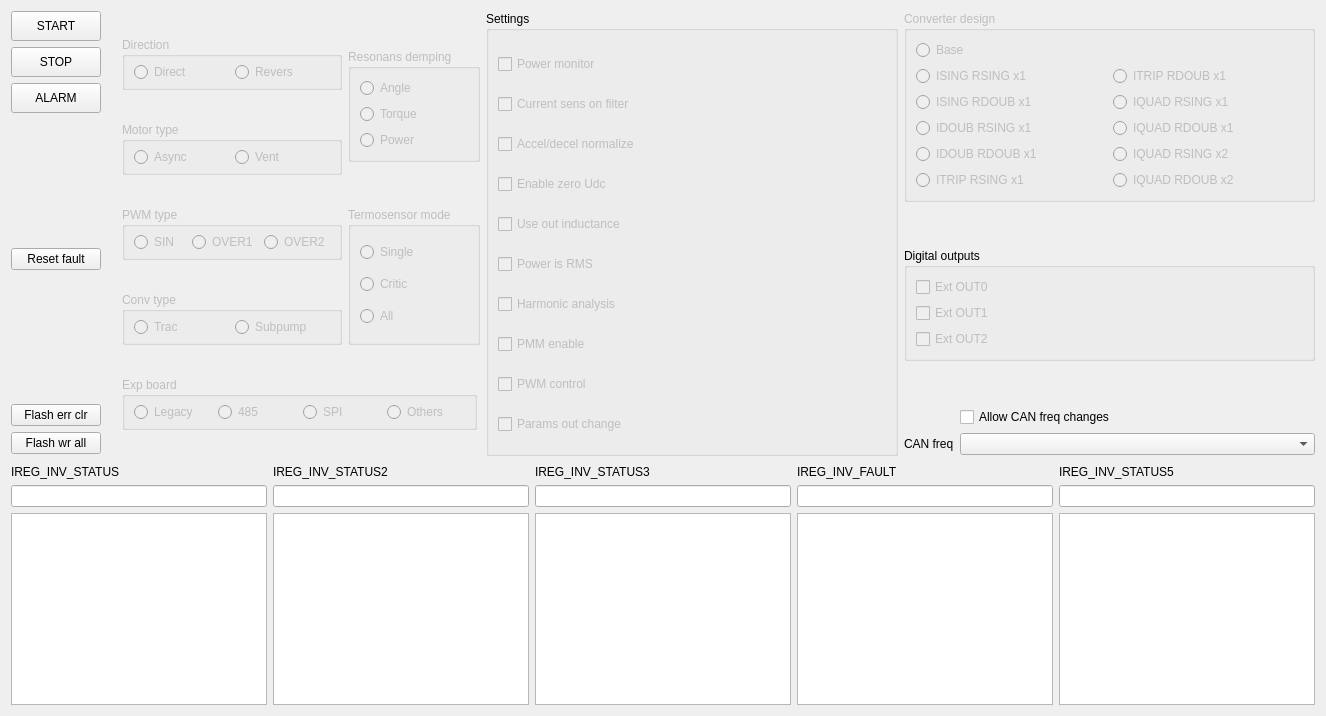
      <widget class="QWidget" name="tab_settings">
       <attribute name="title">
        <string>Settings</string>
       </attribute>
       <layout class="QGridLayout" name="gridLayout_20">
        <item row="0" column="0">
         <layout class="QHBoxLayout" name="horizontalLayout_18">
          <item>
           <layout class="QVBoxLayout" name="verticalLayout_5">
            <property name="rightMargin">
             <number>15</number>
            </property>
            <property name="bottomMargin">
             <number>5</number>
            </property>
            <item>
             <widget class="QPushButton" name="pushButton_startInv">
              <property name="sizePolicy">
               <sizepolicy hsizetype="Fixed" vsizetype="Fixed">
                <horstretch>0</horstretch>
                <verstretch>0</verstretch>
               </sizepolicy>
              </property>
              <property name="minimumSize">
               <size>
                <width>90</width>
                <height>30</height>
               </size>
              </property>
              <property name="text">
               <string>START</string>
              </property>
             </widget>
            </item>
            <item>
             <widget class="QPushButton" name="pushButton_stopInv">
              <property name="sizePolicy">
               <sizepolicy hsizetype="Fixed" vsizetype="Fixed">
                <horstretch>0</horstretch>
                <verstretch>0</verstretch>
               </sizepolicy>
              </property>
              <property name="minimumSize">
               <size>
                <width>90</width>
                <height>30</height>
               </size>
              </property>
              <property name="text">
               <string>STOP</string>
              </property>
             </widget>
            </item>
            <item>
             <widget class="QPushButton" name="pushButton_alarmInv">
              <property name="sizePolicy">
               <sizepolicy hsizetype="Fixed" vsizetype="Fixed">
                <horstretch>0</horstretch>
                <verstretch>0</verstretch>
               </sizepolicy>
              </property>
              <property name="minimumSize">
               <size>
                <width>90</width>
                <height>30</height>
               </size>
              </property>
              <property name="text">
               <string>ALARM</string>
              </property>
             </widget>
            </item>
            <item>
             <spacer name="verticalSpacer_4">
              <property name="orientation">
               <enum>Qt::Vertical</enum>
              </property>
              <property name="sizeHint" stdset="0">
               <size>
                <width>20</width>
                <height>40</height>
               </size>
              </property>
             </spacer>
            </item>
            <item>
             <widget class="QPushButton" name="pushButton_rstFlt">
              <property name="sizePolicy">
               <sizepolicy hsizetype="Fixed" vsizetype="Fixed">
                <horstretch>0</horstretch>
                <verstretch>0</verstretch>
               </sizepolicy>
              </property>
              <property name="minimumSize">
               <size>
                <width>90</width>
                <height>0</height>
               </size>
              </property>
              <property name="text">
               <string>Reset fault</string>
              </property>
             </widget>
            </item>
            <item>
             <spacer name="verticalSpacer_5">
              <property name="orientation">
               <enum>Qt::Vertical</enum>
              </property>
              <property name="sizeHint" stdset="0">
               <size>
                <width>20</width>
                <height>40</height>
               </size>
              </property>
             </spacer>
            </item>
            <item>
             <widget class="QPushButton" name="pushButton_flashErrClr">
              <property name="sizePolicy">
               <sizepolicy hsizetype="Fixed" vsizetype="Fixed">
                <horstretch>0</horstretch>
                <verstretch>0</verstretch>
               </sizepolicy>
              </property>
              <property name="minimumSize">
               <size>
                <width>90</width>
                <height>0</height>
               </size>
              </property>
              <property name="text">
               <string>Flash err clr</string>
              </property>
             </widget>
            </item>
            <item>
             <widget class="QPushButton" name="pushButton_flashWrAll">
              <property name="sizePolicy">
               <sizepolicy hsizetype="Fixed" vsizetype="Fixed">
                <horstretch>0</horstretch>
                <verstretch>0</verstretch>
               </sizepolicy>
              </property>
              <property name="minimumSize">
               <size>
                <width>90</width>
                <height>0</height>
               </size>
              </property>
              <property name="text">
               <string>Flash wr all</string>
              </property>
             </widget>
            </item>
           </layout>
          </item>
          <item>
           <layout class="QGridLayout" name="gridLayout_16">
            <item row="0" column="0">
             <widget class="QGroupBox" name="groupBox_direction">
              <property name="enabled">
               <bool>false</bool>
              </property>
              <property name="sizePolicy">
               <sizepolicy hsizetype="Fixed" vsizetype="Fixed">
                <horstretch>0</horstretch>
                <verstretch>0</verstretch>
               </sizepolicy>
              </property>
              <property name="minimumSize">
               <size>
                <width>220</width>
                <height>50</height>
               </size>
              </property>
              <property name="title">
               <string>Direction</string>
              </property>
              <layout class="QHBoxLayout" name="horizontalLayout_15">
               <property name="topMargin">
                <number>5</number>
               </property>
               <property name="bottomMargin">
                <number>5</number>
               </property>
               <item>
                <widget class="QRadioButton" name="radioButton_directRotation">
                 <property name="text">
                  <string>Direct</string>
                 </property>
                </widget>
               </item>
               <item>
                <widget class="QRadioButton" name="radioButton_reversRotation">
                 <property name="text">
                  <string>Revers</string>
                 </property>
                </widget>
               </item>
              </layout>
             </widget>
            </item>
            <item row="0" column="1" rowspan="2">
             <widget class="QGroupBox" name="groupBox_resonansDemping">
              <property name="enabled">
               <bool>false</bool>
              </property>
              <property name="sizePolicy">
               <sizepolicy hsizetype="Fixed" vsizetype="Fixed">
                <horstretch>0</horstretch>
                <verstretch>0</verstretch>
               </sizepolicy>
              </property>
              <property name="minimumSize">
               <size>
                <width>130</width>
                <height>100</height>
               </size>
              </property>
              <property name="title">
               <string>Resonans demping</string>
              </property>
              <layout class="QVBoxLayout" name="verticalLayout_19">
               <item>
                <widget class="QRadioButton" name="radioButton_resDempAngle">
                 <property name="text">
                  <string>Angle</string>
                 </property>
                </widget>
               </item>
               <item>
                <widget class="QRadioButton" name="radioButton_resDempTorque">
                 <property name="text">
                  <string>Torque</string>
                 </property>
                </widget>
               </item>
               <item>
                <widget class="QRadioButton" name="radioButton_resDempPower">
                 <property name="text">
                  <string>Power</string>
                 </property>
                </widget>
               </item>
              </layout>
             </widget>
            </item>
            <item row="1" column="0">
             <widget class="QGroupBox" name="groupBox_motorType">
              <property name="enabled">
               <bool>false</bool>
              </property>
              <property name="sizePolicy">
               <sizepolicy hsizetype="Fixed" vsizetype="Fixed">
                <horstretch>0</horstretch>
                <verstretch>0</verstretch>
               </sizepolicy>
              </property>
              <property name="minimumSize">
               <size>
                <width>220</width>
                <height>50</height>
               </size>
              </property>
              <property name="title">
               <string>Motor type</string>
              </property>
              <layout class="QHBoxLayout" name="horizontalLayout_16">
               <property name="topMargin">
                <number>5</number>
               </property>
               <property name="bottomMargin">
                <number>5</number>
               </property>
               <item>
                <widget class="QRadioButton" name="radioButton_async">
                 <property name="text">
                  <string>Async</string>
                 </property>
                </widget>
               </item>
               <item>
                <widget class="QRadioButton" name="radioButton_vent">
                 <property name="sizePolicy">
                  <sizepolicy hsizetype="Preferred" vsizetype="Fixed">
                   <horstretch>0</horstretch>
                   <verstretch>0</verstretch>
                  </sizepolicy>
                 </property>
                 <property name="text">
                  <string>Vent</string>
                 </property>
                </widget>
               </item>
              </layout>
             </widget>
            </item>
            <item row="2" column="0">
             <widget class="QGroupBox" name="groupBox_PWM_Type">
              <property name="enabled">
               <bool>false</bool>
              </property>
              <property name="sizePolicy">
               <sizepolicy hsizetype="Fixed" vsizetype="Fixed">
                <horstretch>0</horstretch>
                <verstretch>0</verstretch>
               </sizepolicy>
              </property>
              <property name="minimumSize">
               <size>
                <width>220</width>
                <height>50</height>
               </size>
              </property>
              <property name="title">
               <string>PWM type</string>
              </property>
              <layout class="QHBoxLayout" name="horizontalLayout_17">
               <property name="topMargin">
                <number>5</number>
               </property>
               <property name="bottomMargin">
                <number>5</number>
               </property>
               <item>
                <widget class="QRadioButton" name="radioButton_PWM_SIN">
                 <property name="text">
                  <string>SIN</string>
                 </property>
                </widget>
               </item>
               <item>
                <widget class="QRadioButton" name="radioButton_PWM_OVER1">
                 <property name="text">
                  <string>OVER1</string>
                 </property>
                </widget>
               </item>
               <item>
                <widget class="QRadioButton" name="radioButton_PWM_OVER2">
                 <property name="text">
                  <string>OVER2</string>
                 </property>
                </widget>
               </item>
              </layout>
             </widget>
            </item>
            <item row="2" column="1" rowspan="2">
             <widget class="QGroupBox" name="groupBox_termosensMode">
              <property name="enabled">
               <bool>false</bool>
              </property>
              <property name="minimumSize">
               <size>
                <width>130</width>
                <height>100</height>
               </size>
              </property>
              <property name="title">
               <string>Termosensor mode</string>
              </property>
              <layout class="QVBoxLayout" name="verticalLayout_20">
               <item>
                <widget class="QRadioButton" name="radioButton_termosensorSingle">
                 <property name="text">
                  <string>Single</string>
                 </property>
                </widget>
               </item>
               <item>
                <widget class="QRadioButton" name="radioButton_termosensorCritic">
                 <property name="text">
                  <string>Critic</string>
                 </property>
                </widget>
               </item>
               <item>
                <widget class="QRadioButton" name="radioButton_termosensorAll">
                 <property name="text">
                  <string>All</string>
                 </property>
                </widget>
               </item>
              </layout>
             </widget>
            </item>
            <item row="3" column="0">
             <widget class="QGroupBox" name="groupBox_convType">
              <property name="enabled">
               <bool>false</bool>
              </property>
              <property name="sizePolicy">
               <sizepolicy hsizetype="Fixed" vsizetype="Fixed">
                <horstretch>0</horstretch>
                <verstretch>0</verstretch>
               </sizepolicy>
              </property>
              <property name="minimumSize">
               <size>
                <width>220</width>
                <height>50</height>
               </size>
              </property>
              <property name="title">
               <string>Conv type</string>
              </property>
              <layout class="QHBoxLayout" name="horizontalLayout_14">
               <property name="topMargin">
                <number>5</number>
               </property>
               <property name="bottomMargin">
                <number>5</number>
               </property>
               <item>
                <widget class="QRadioButton" name="radioButton_trac">
                 <property name="text">
                  <string>Trac</string>
                 </property>
                </widget>
               </item>
               <item>
                <widget class="QRadioButton" name="radioButton_subpump">
                 <property name="text">
                  <string>Subpump</string>
                 </property>
                </widget>
               </item>
              </layout>
             </widget>
            </item>
            <item row="4" column="0" colspan="2">
             <widget class="QGroupBox" name="groupBox_expBoard">
              <property name="enabled">
               <bool>false</bool>
              </property>
              <property name="sizePolicy">
               <sizepolicy hsizetype="Fixed" vsizetype="Fixed">
                <horstretch>0</horstretch>
                <verstretch>0</verstretch>
               </sizepolicy>
              </property>
              <property name="minimumSize">
               <size>
                <width>355</width>
                <height>50</height>
               </size>
              </property>
              <property name="title">
               <string>Exp board</string>
              </property>
              <property name="alignment">
               <set>Qt::AlignLeading|Qt::AlignLeft|Qt::AlignTop</set>
              </property>
              <layout class="QHBoxLayout" name="horizontalLayout_19">
               <property name="topMargin">
                <number>5</number>
               </property>
               <property name="bottomMargin">
                <number>5</number>
               </property>
               <item>
                <widget class="QRadioButton" name="radioButton_expLegacy">
                 <property name="text">
                  <string>Legacy</string>
                 </property>
                </widget>
               </item>
               <item>
                <widget class="QRadioButton" name="radioButton_exp485">
                 <property name="text">
                  <string>485</string>
                 </property>
                </widget>
               </item>
               <item>
                <widget class="QRadioButton" name="radioButton_expSPI">
                 <property name="text">
                  <string>SPI</string>
                 </property>
                </widget>
               </item>
               <item>
                <widget class="QRadioButton" name="radioButton_expOthers">
                 <property name="text">
                  <string>Others</string>
                 </property>
                </widget>
               </item>
              </layout>
             </widget>
            </item>
           </layout>
          </item>
          <item>
           <layout class="QVBoxLayout" name="verticalLayout_21">
            <property name="bottomMargin">
             <number>3</number>
            </property>
            <item>
             <widget class="QGroupBox" name="groupBox_settings">
              <property name="title">
               <string>Settings</string>
              </property>
              <layout class="QVBoxLayout" name="verticalLayout_13">
               <property name="bottomMargin">
                <number>0</number>
               </property>
               <item>
                <widget class="QCheckBox" name="checkBox_powerMonitor">
                 <property name="enabled">
                  <bool>false</bool>
                 </property>
                 <property name="text">
                  <string>Power monitor</string>
                 </property>
                </widget>
               </item>
               <item>
                <widget class="QCheckBox" name="checkBox_currSensOnFilter">
                 <property name="enabled">
                  <bool>false</bool>
                 </property>
                 <property name="text">
                  <string>Current sens on filter</string>
                 </property>
                </widget>
               </item>
               <item>
                <widget class="QCheckBox" name="checkBox_rationingTime">
                 <property name="enabled">
                  <bool>false</bool>
                 </property>
                 <property name="text">
                  <string>Accel/decel normalize</string>
                 </property>
                </widget>
               </item>
               <item>
                <widget class="QCheckBox" name="checkBox_enableZeroUdc">
                 <property name="enabled">
                  <bool>false</bool>
                 </property>
                 <property name="text">
                  <string>Enable zero Udc</string>
                 </property>
                </widget>
               </item>
               <item>
                <widget class="QCheckBox" name="checkBox_useOutInductance">
                 <property name="enabled">
                  <bool>false</bool>
                 </property>
                 <property name="text">
                  <string>Use out inductance</string>
                 </property>
                </widget>
               </item>
               <item>
                <widget class="QCheckBox" name="checkBox_powerIsRMS">
                 <property name="enabled">
                  <bool>false</bool>
                 </property>
                 <property name="text">
                  <string>Power is RMS</string>
                 </property>
                </widget>
               </item>
               <item>
                <widget class="QCheckBox" name="checkBox_harmonicAnalysis">
                 <property name="enabled">
                  <bool>false</bool>
                 </property>
                 <property name="sizePolicy">
                  <sizepolicy hsizetype="Preferred" vsizetype="Fixed">
                   <horstretch>0</horstretch>
                   <verstretch>0</verstretch>
                  </sizepolicy>
                 </property>
                 <property name="text">
                  <string>Harmonic analysis</string>
                 </property>
                </widget>
               </item>
               <item>
                <widget class="QCheckBox" name="checkBox_pmmOn">
                 <property name="enabled">
                  <bool>false</bool>
                 </property>
                 <property name="text">
                  <string>PMM enable</string>
                 </property>
                </widget>
               </item>
               <item>
                <widget class="QCheckBox" name="checkBox_pwmControl">
                 <property name="enabled">
                  <bool>false</bool>
                 </property>
                 <property name="text">
                  <string>PWM control</string>
                 </property>
                </widget>
               </item>
               <item>
                <widget class="QCheckBox" name="checkBox_paramsOutChange">
                 <property name="enabled">
                  <bool>false</bool>
                 </property>
                 <property name="text">
                  <string>Params out change</string>
                 </property>
                </widget>
               </item>
              </layout>
             </widget>
            </item>
           </layout>
          </item>
          <item>
           <layout class="QVBoxLayout" name="verticalLayout_22">
            <item>
             <widget class="QGroupBox" name="groupBox_converterDesign">
              <property name="enabled">
               <bool>false</bool>
              </property>
              <property name="title">
               <string>Converter design</string>
              </property>
              <layout class="QGridLayout" name="gridLayout_17">
               <item row="0" column="0">
                <widget class="QRadioButton" name="radioButton_baseConverter">
                 <property name="text">
                  <string>Base</string>
                 </property>
                </widget>
               </item>
               <item row="4" column="0">
                <widget class="QRadioButton" name="radioButton_ISING_RDOUB">
                 <property name="text">
                  <string>ISING RDOUB x1</string>
                 </property>
                </widget>
               </item>
               <item row="7" column="0">
                <widget class="QRadioButton" name="radioButton_ITRIP_RSING">
                 <property name="text">
                  <string>ITRIP RSING x1</string>
                 </property>
                </widget>
               </item>
               <item row="6" column="1">
                <widget class="QRadioButton" name="radioButton_IQUAD_RSING_2">
                 <property name="text">
                  <string>IQUAD RSING x2</string>
                 </property>
                </widget>
               </item>
               <item row="6" column="0">
                <widget class="QRadioButton" name="radioButton_IDOUB_RDOUB">
                 <property name="text">
                  <string>IDOUB RDOUB x1</string>
                 </property>
                </widget>
               </item>
               <item row="4" column="1">
                <widget class="QRadioButton" name="radioButton_IQUAD_RSING">
                 <property name="text">
                  <string>IQUAD RSING x1</string>
                 </property>
                </widget>
               </item>
               <item row="7" column="1">
                <widget class="QRadioButton" name="radioButton_IQUAD_RDOUB_2">
                 <property name="text">
                  <string>IQUAD RDOUB x2</string>
                 </property>
                </widget>
               </item>
               <item row="5" column="1">
                <widget class="QRadioButton" name="radioButton_IQUAD_RDOUB">
                 <property name="text">
                  <string>IQUAD RDOUB x1</string>
                 </property>
                </widget>
               </item>
               <item row="5" column="0">
                <widget class="QRadioButton" name="radioButton_IDOUB_RSING">
                 <property name="text">
                  <string>IDOUB RSING x1</string>
                 </property>
                </widget>
               </item>
               <item row="3" column="1">
                <widget class="QRadioButton" name="radioButton_ITRIP_RDOUB">
                 <property name="text">
                  <string>ITRIP RDOUB x1</string>
                 </property>
                </widget>
               </item>
               <item row="3" column="0">
                <widget class="QRadioButton" name="radioButton_ISING_RSING">
                 <property name="text">
                  <string>ISING RSING x1</string>
                 </property>
                </widget>
               </item>
              </layout>
             </widget>
            </item>
            <item>
             <spacer name="verticalSpacer_7">
              <property name="orientation">
               <enum>Qt::Vertical</enum>
              </property>
              <property name="sizeHint" stdset="0">
               <size>
                <width>20</width>
                <height>40</height>
               </size>
              </property>
             </spacer>
            </item>
            <item>
             <widget class="QGroupBox" name="groupBox_digOut">
              <property name="title">
               <string>Digital outputs</string>
              </property>
              <layout class="QVBoxLayout" name="verticalLayout_24">
               <item>
                <widget class="QCheckBox" name="checkBox_extOut_0">
                 <property name="enabled">
                  <bool>false</bool>
                 </property>
                 <property name="text">
                  <string>Ext OUT0</string>
                 </property>
                </widget>
               </item>
               <item>
                <widget class="QCheckBox" name="checkBox_extOut_1">
                 <property name="enabled">
                  <bool>false</bool>
                 </property>
                 <property name="text">
                  <string>Ext OUT1</string>
                 </property>
                </widget>
               </item>
               <item>
                <widget class="QCheckBox" name="checkBox_extOut_2">
                 <property name="enabled">
                  <bool>false</bool>
                 </property>
                 <property name="text">
                  <string>Ext OUT2</string>
                 </property>
                </widget>
               </item>
              </layout>
             </widget>
            </item>
            <item>
             <spacer name="verticalSpacer_6">
              <property name="orientation">
               <enum>Qt::Vertical</enum>
              </property>
              <property name="sizeHint" stdset="0">
               <size>
                <width>20</width>
                <height>40</height>
               </size>
              </property>
             </spacer>
            </item>
            <item>
             <layout class="QFormLayout" name="formLayout_7">
              <property name="bottomMargin">
               <number>4</number>
              </property>
              <item row="2" column="0">
               <widget class="QLabel" name="label_10">
                <property name="sizePolicy">
                 <sizepolicy hsizetype="Minimum" vsizetype="Preferred">
                  <horstretch>0</horstretch>
                  <verstretch>0</verstretch>
                 </sizepolicy>
                </property>
                <property name="text">
                 <string>CAN freq</string>
                </property>
               </widget>
              </item>
              <item row="2" column="1">
               <widget class="QComboBox" name="comboBox_canFreqInv">
                <property name="sizePolicy">
                 <sizepolicy hsizetype="Minimum" vsizetype="Fixed">
                  <horstretch>0</horstretch>
                  <verstretch>0</verstretch>
                 </sizepolicy>
                </property>
               </widget>
              </item>
              <item row="1" column="1">
               <widget class="QCheckBox" name="checkBox_allowCAN_freqChanges">
                <property name="text">
                 <string>Allow CAN freq changes</string>
                </property>
               </widget>
              </item>
             </layout>
            </item>
           </layout>
          </item>
         </layout>
        </item>
        <item row="1" column="0">
         <layout class="QGridLayout" name="gridLayout_24">
          <item row="0" column="0">
           <widget class="QLabel" name="label_status">
            <property name="sizePolicy">
             <sizepolicy hsizetype="Preferred" vsizetype="Preferred">
              <horstretch>0</horstretch>
              <verstretch>0</verstretch>
             </sizepolicy>
            </property>
            <property name="text">
             <string>IREG_INV_STATUS</string>
            </property>
           </widget>
          </item>
          <item row="0" column="1">
           <widget class="QLabel" name="label_status_2">
            <property name="sizePolicy">
             <sizepolicy hsizetype="Preferred" vsizetype="Preferred">
              <horstretch>0</horstretch>
              <verstretch>0</verstretch>
             </sizepolicy>
            </property>
            <property name="text">
             <string>IREG_INV_STATUS2</string>
            </property>
           </widget>
          </item>
          <item row="0" column="2">
           <widget class="QLabel" name="label_status_3">
            <property name="text">
             <string>IREG_INV_STATUS3</string>
            </property>
           </widget>
          </item>
          <item row="0" column="3">
           <widget class="QLabel" name="label_status_flt">
            <property name="text">
             <string>IREG_INV_FAULT</string>
            </property>
           </widget>
          </item>
          <item row="0" column="4">
           <widget class="QLabel" name="label_status_5">
            <property name="text">
             <string>IREG_INV_STATUS5</string>
            </property>
           </widget>
          </item>
          <item row="1" column="0">
           <widget class="QLineEdit" name="lineEdit_status"/>
          </item>
          <item row="1" column="1">
           <widget class="QLineEdit" name="lineEdit_status_2"/>
          </item>
          <item row="1" column="2">
           <widget class="QLineEdit" name="lineEdit_status_3"/>
          </item>
          <item row="1" column="3">
           <widget class="QLineEdit" name="lineEdit_status_flt"/>
          </item>
          <item row="1" column="4">
           <widget class="QLineEdit" name="lineEdit_status_5"/>
          </item>
          <item row="2" column="0">
           <widget class="QTextEdit" name="textEdit_status"/>
          </item>
          <item row="2" column="1">
           <widget class="QTextEdit" name="textEdit_status_2"/>
          </item>
          <item row="2" column="2">
           <widget class="QTextEdit" name="textEdit_status_3"/>
          </item>
          <item row="2" column="3">
           <widget class="QTextEdit" name="textEdit_status_flt"/>
          </item>
          <item row="2" column="4">
           <widget class="QTextEdit" name="textEdit_status_5"/>
          </item>
         </layout>
        </item>
       </layout>
      </widget>
